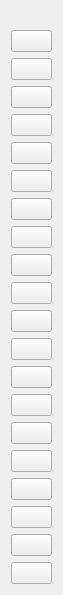
<?xml version="1.0" encoding="UTF-8"?>
<ui version="4.0">
 <class>ToolForm</class>
 <widget class="QWidget" name="ToolForm">
  <property name="geometry">
   <rect>
    <x>0</x>
    <y>0</y>
    <width>63</width>
    <height>537</height>
   </rect>
  </property>
  <property name="windowTitle">
   <string>Tool</string>
  </property>
  <property name="styleSheet">
   <string notr="true"/>
  </property>
  <layout class="QVBoxLayout" name="verticalLayout">
   <property name="topMargin">
    <number>30</number>
   </property>
   <item>
    <widget class="QPushButton" name="groupControlBtn">
     <property name="toolTip">
      <string>group control</string>
     </property>
     <property name="text">
      <string/>
     </property>
    </widget>
   </item>
   <item>
    <widget class="QPushButton" name="fullScreenBtn">
     <property name="toolTip">
      <string>full screen (Ctrl+F)</string>
     </property>
     <property name="text">
      <string/>
     </property>
    </widget>
   </item>
   <item>
    <spacer name="verticalSpacer">
     <property name="orientation">
      <enum>Qt::Vertical</enum>
     </property>
     <property name="sizeHint" stdset="0">
      <size>
       <width>20</width>
       <height>40</height>
      </size>
     </property>
    </spacer>
   </item>
   <item>
    <widget class="QPushButton" name="expandNotifyBtn">
     <property name="toolTip">
      <string>expand notify (Ctrl+N)</string>
     </property>
     <property name="text">
      <string/>
     </property>
    </widget>
   </item>
   <item>
    <widget class="QPushButton" name="expandSettingsBtn">
     <property name="toolTip">
      <string>expand settings panel (Ctrl+Alt+N)</string>
     </property>
     <property name="text">
      <string/>
     </property>
    </widget>
   </item>
   <item>
    <widget class="QPushButton" name="rotateBtn">
     <property name="toolTip">
      <string>rotate device (Ctrl+R)</string>
     </property>
     <property name="text">
      <string/>
     </property>
    </widget>
   </item>
   <item>
    <widget class="QPushButton" name="appControlBtn">
     <property name="toolTip">
      <string>App control</string>
     </property>
     <property name="text">
      <string/>
     </property>
    </widget>
   </item>
   <item>
    <widget class="QPushButton" name="openScreenBtn">
     <property name="toolTip">
      <string>open screen</string>
     </property>
     <property name="text">
      <string/>
     </property>
    </widget>
   </item>
   <item>
    <widget class="QPushButton" name="closeScreenBtn">
     <property name="toolTip">
      <string>close screen (Ctrl+O)</string>
     </property>
     <property name="text">
      <string/>
     </property>
    </widget>
   </item>
   <item>
    <widget class="QPushButton" name="powerBtn">
     <property name="toolTip">
      <string>power (Ctrl+P)</string>
     </property>
     <property name="text">
      <string/>
     </property>
    </widget>
   </item>
   <item>
    <widget class="QPushButton" name="volumeUpBtn">
     <property name="toolTip">
      <string>volume up (Ctrl+Up)</string>
     </property>
     <property name="text">
      <string/>
     </property>
    </widget>
   </item>
   <item>
    <widget class="QPushButton" name="volumeDownBtn">
     <property name="toolTip">
      <string>volume down (Ctrl+Down)</string>
     </property>
     <property name="text">
      <string/>
     </property>
    </widget>
   </item>
   <item>
    <widget class="QPushButton" name="appSwitchBtn">
     <property name="toolTip">
      <string>app switch (Ctrl+S)</string>
     </property>
     <property name="text">
      <string/>
     </property>
    </widget>
   </item>
   <item>
    <widget class="QPushButton" name="menuBtn">
     <property name="toolTip">
      <string>menu (Ctrl+M)</string>
     </property>
     <property name="text">
      <string/>
     </property>
    </widget>
   </item>
   <item>
    <widget class="QPushButton" name="homeBtn">
     <property name="toolTip">
      <string>home (Ctrl+H)</string>
     </property>
     <property name="text">
      <string/>
     </property>
    </widget>
   </item>
   <item>
    <widget class="QPushButton" name="returnBtn">
     <property name="toolTip">
      <string>return (Ctrl+B)</string>
     </property>
     <property name="text">
      <string/>
     </property>
    </widget>
   </item>
   <item>
    <widget class="QPushButton" name="screenShotBtn">
     <property name="toolTip">
      <string>screen shot</string>
     </property>
     <property name="text">
      <string/>
     </property>
    </widget>
   </item>
   <item>
    <widget class="QPushButton" name="cameraTorchBtn">
     <property name="toolTip">
      <string>torch</string>
     </property>
     <property name="text">
      <string/>
     </property>
    </widget>
   </item>
   <item>
    <widget class="QPushButton" name="cameraZoomOutBtn">
     <property name="toolTip">
      <string>zoom out</string>
     </property>
     <property name="text">
      <string/>
     </property>
    </widget>
   </item>
   <item>
    <widget class="QPushButton" name="cameraZoomInBtn">
     <property name="toolTip">
      <string>zoom in</string>
     </property>
     <property name="text">
      <string/>
     </property>
    </widget>
   </item>
   <item>
    <widget class="QPushButton" name="clipboardBtn">
     <property name="toolTip">
      <string>copy clipboard text</string>
     </property>
     <property name="text">
      <string/>
     </property>
    </widget>
    </item>
  </layout>
 </widget>
 <resources/>
 <connections/>
</ui>
